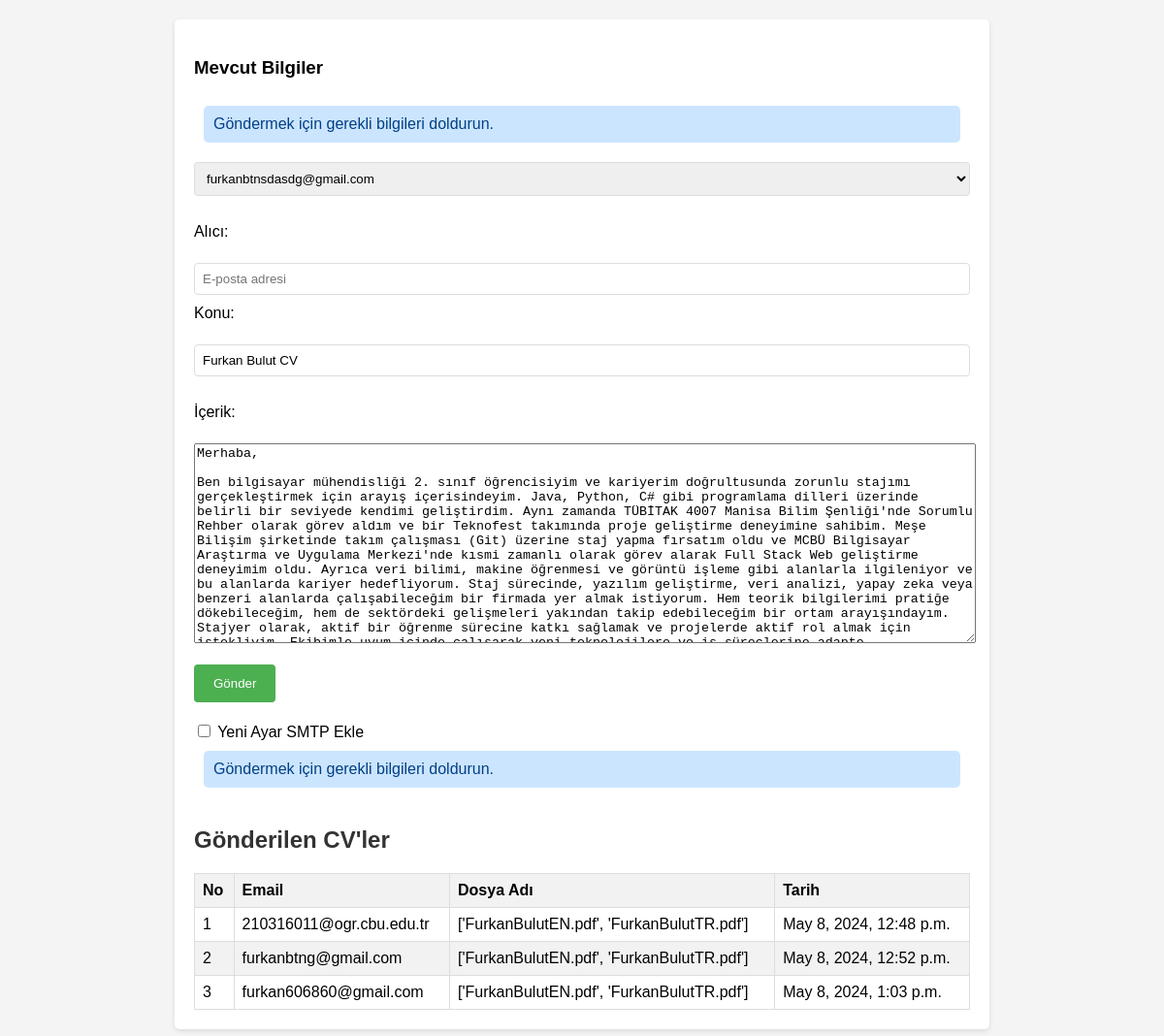
The app's page /, older data.
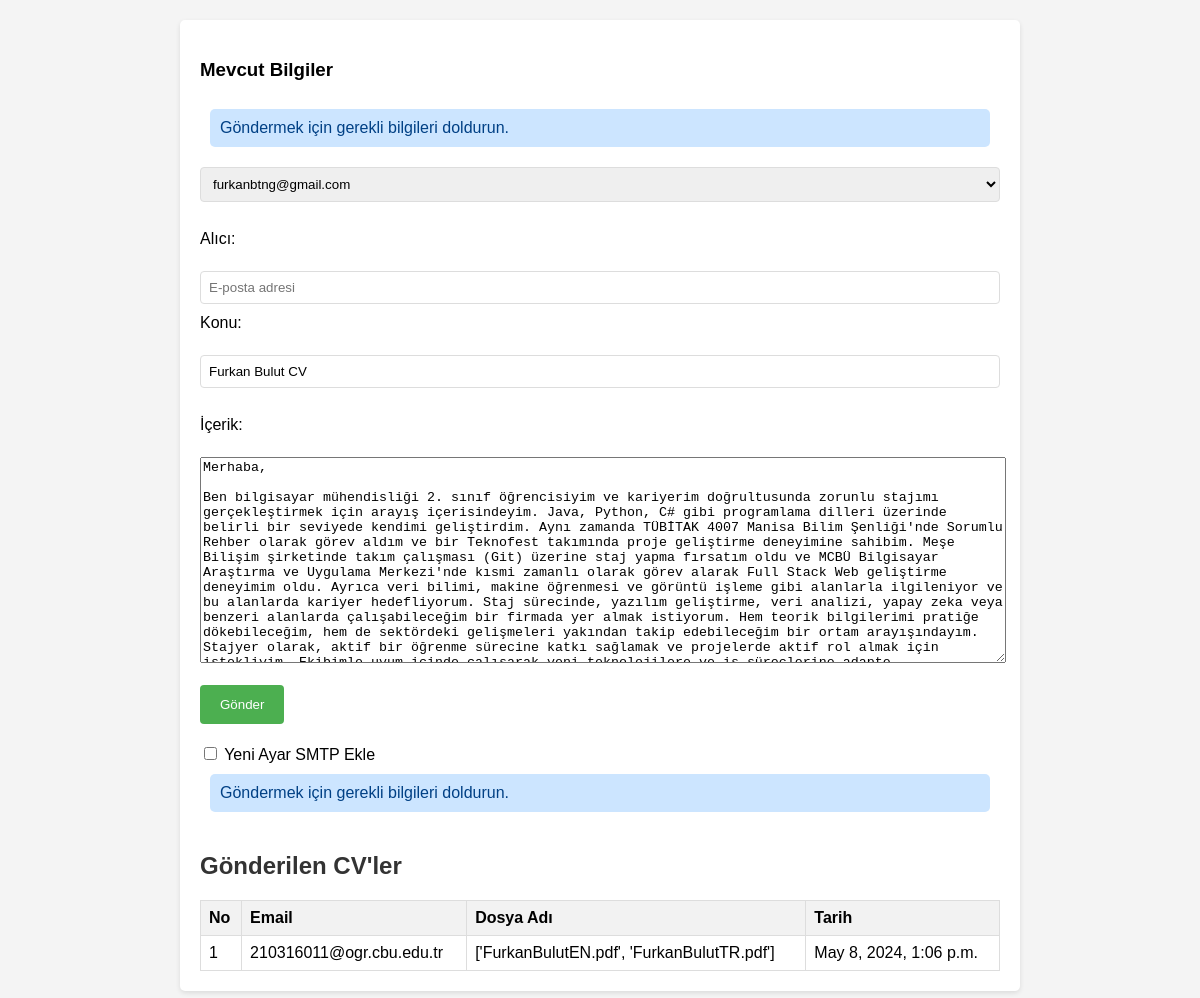
The same page, newer data.
### cv_app/models.py (models this page shows, shortened)
class EmailTemplate(models.Model):
    subject = models.CharField(max_length=100)
    body = models.TextField()

class CV(models.Model):
    email = models.EmailField()
    file_name = models.CharField(max_length=255)
    date = models.DateTimeField(auto_now_add=True)

### cv_app/views.py (the view)
# urls.py: path('', views.send_cv, name='send_cv'),
def send_cv(request):
    current_settings = EmailSettings.objects.all()
    form = EmailSettingsForm()
    email_templates = EmailTemplate.objects.all()  # Mevcut e-posta şablonlarını al
    email_data = {}
    if email_templates:
        first_template = email_templates.first()
        email_data = {
            'subject': first_template.subject,
            'body': first_template.body,
        }
    if request.method == 'POST':
        email_form = EmailForm(request.POST)
        if email_form.is_valid():
            email_address = email_form.cleaned_data['email']
            selected_settings_id = request.POST.get('selected_settings')
            if selected_settings_id:
                email_settings = EmailSettings.objects.get(id=selected_settings_id)
                if not email_settings:
                    messages.error(request, 'SMTP ayarları tanımlanmamış.')
                    return redirect('send_cv')
                settings.EMAIL_HOST = email_settings.email_host
                settings.EMAIL_PORT = email_settings.email_port
                settings.EMAIL_HOST_USER = email_settings.email_host_user
                settings.EMAIL_HOST_PASSWORD = email_settings.email_host_password
                settings.EMAIL_USE_TLS = email_settings.email_use_tls
                subject = request.POST.get('subject')  # E-posta konusunu formdan al
                body = request.POST.get('body')  # E-posta içeriğini formdan al
                if not email_templates:
                    default_subject = subject
                    default_body = body
                    template = EmailTemplate.objects.create(subject=default_subject, body=default_body)
                else:
                    EmailTemplate.objects.all().update(subject=subject, body=body)
                    template = EmailTemplate.objects.first()
                file_names = ['FurkanBulutEN.pdf', 'FurkanBulutTR.pdf']  # Gönderilmek istenen dosya adları
                existing_cv = CV.objects.filter(email=email_address).exists()
                if existing_cv:
                    messages.error(request, 'Belirtilen e-posta adresine aynı dosyalar daha önce gönderilmiş.')
                    return redirect('send_cv')
                email = EmailMessage()
                email.subject = template.subject
                email.body = template.body
                email.from_email = email_settings.email_host_user
                email.to = [email_address]
                email.attach_file('FurkanBulutEN.pdf')
                email.attach_file('FurkanBulutTR.pdf')
                try:
                    email.send()
                    messages.success(request, 'CV başarıyla gönderildi.')
                    cv = CV.objects.create(email=email_address, file_name=file_names)
                    cv.save()
                except Exception as e:
                    messages.error(request, f'E-posta gönderirken bir hata oluştu: {str(e)}')
            else:
                messages.error(request, 'SMTP ayarlarını seçin.')
            return redirect(reverse('send_cv'))
        else:
            messages.error(request, 'Lütfen geçerli bir e-posta adresi girin.')
    else:
        email_form = EmailForm()
        messages.info(request, 'Göndermek için gerekli bilgileri doldurun.')
    cvs = CV.objects.all()
    return render(request, 'cv_app/send_cv.html',
                  {'email_form': email_form, 'cvs': cvs, 'form': form, 'settings': current_settings,'email_data': email_data, 'email_templates': email_templates})

### cv_app/forms.py
class EmailForm(forms.ModelForm):
    class Meta:
        model = CV
        fields = ['email']

class EmailSettingsForm(forms.ModelForm):
    class Meta:
        model = EmailSettings
        fields = ['email_host', 'email_port', 'email_host_user', 'email_host_password', 'email_use_tls']

### cv_app/models.py (called while the page is built)
    def __str__(self):
        return self.email_host_user

### templates/cv_app/send_cv.html (shortened to what this page needs)
<!DOCTYPE html>
<html lang="en">
<head>
</head>
<body>
    <div class="container">
        <div class="smtp-settings">
            <h3>Mevcut Bilgiler</h3>
               {% if messages %}
            <ul class="messages">
                {% for message in messages %}
                    <li{% if message.tags %} class="{{ message.tags }}"{% endif %}>{{ message }}</li>
                {% endfor %}
            </ul>
        {% endif %}
            <form method="post" action="{% url 'send_cv' %}">
                <select name="selected_settings">
                    {% for setting in settings %}
                        <option value="{{ setting.id }}" >{{ setting }}</option>
                    {% endfor %}
                </select><br><br>
          <label for="subject">Alıcı:</label><br>
                <input type="email" name="email" placeholder="E-posta adresi">
          <label for="subject">Konu:</label><br>
    <input type="text" id="subject" name="subject" placeholder="E-posta konusu" value="{{ email_data.subject }}"><br><br>
    <label for="body">İçerik:</label><br>
    <textarea id="body" name="body" placeholder="E-posta içeriği" style="width: 100%; height: 200px;">{{ email_data.body }}</textarea><br><br>
                <button type="submit">Gönder</button>
            </form>
        </div>
        <input type="checkbox" id="showNewSettings" class="show-new-settings">
        <label for="showNewSettings">Yeni Ayar SMTP Ekle</label>
        {% if messages %}
            <ul class="messages">
                {% for message in messages %}
                    <li{% if message.tags %} class="{{ message.tags }}"{% endif %}>{{ message }}</li>
                {% endfor %}
            </ul>
        {% endif %}
        <h2>Gönderilen CV'ler</h2>
        <table class="data-table">
            <thead>
                <tr>
                    <th>No</th>
                    <th>Email</th>
                    <th>Dosya Adı</th>
                    <th>Tarih</th>
                </tr>
            </thead>
            <tbody>
                {% for cv in cvs %}
                    <tr>
                        <td>{{ forloop.counter }}</td>
                        <td>{{ cv.email }}</td>
                        <td>{{ cv.file_name }}</td>
                        <td>{{ cv.date }}</td>
                    </tr>
                {% endfor %}
            </tbody>
        </table>
    </div>
</body>
</html>

### templates/cv_app/send_cv.html (style rules this page uses)
body { font-family: Arial, sans-serif; background-color: #f4f4f4; margin: 0; padding: 0; }
.container { max-width: 800px; margin: 20px auto; padding: 20px; background-color: #fff; border-radius: 5px; box-shadow: 0 2px 5px rgba(0, 0, 0, 0.1); }
h2 { color: #333; }
form { margin-bottom: 20px; }
.messages { list-style: none; padding: 10px; margin: 0; }
.messages li { padding: 10px; margin-bottom: 10px; border-radius: 5px; }
.info { background-color: #cce5ff; color: #004085; }
.data-table { width: 100%; border-collapse: collapse; margin-top: 20px; }
.data-table th, .data-table td { border: 1px solid #ddd; padding: 8px; }
.data-table th { background-color: #f2f2f2; text-align: left; }
.smtp-settings { margin-bottom: 20px; }
.smtp-settings label { display: block; margin-bottom: 5px; }
.smtp-settings select, .smtp-settings input[type="text"], .smtp-settings input[type="email"], .smtp-settings input[type="password"], .smtp-settings input[type="checkbox"] { width: 100%; padding: 8px; margin-bottom: 10px; border: 1px solid #ddd; border-radius: 4px; box-sizing: border-box; }
.smtp-settings button { background-color: #4CAF50; color: white; padding: 12px 20px; border: none; border-radius: 4px; cursor: pointer; }

Row changes from the older to the newer data that the page shows:
removed CV: email "furkanbtng@gmail.com", file_name "['FurkanBulutEN.pdf', 'FurkanBulutTR.pdf']", date "May 8, 2024, 12:52 p.m."
removed CV: email "furkan606860@gmail.com", file_name "['FurkanBulutEN.pdf', 'FurkanBulutTR.pdf']", date "May 8, 2024, 1:03 p.m."
changed CV "210316011@ogr.cbu.edu.tr": date "May 8, 2024, 12:48 p.m." → "May 8, 2024, 1:06 p.m."
Text that changed along with them:
form field selected_settings: "furkanbtnsdasdg@gmail.com" → "furkanbtng@gmail.com"
